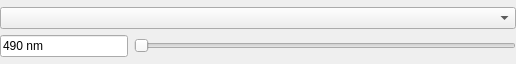
<?xml version="1.0" encoding="UTF-8"?>
<ui version="4.0">
 <class>Form</class>
 <widget class="QWidget" name="Form">
  <property name="geometry">
   <rect>
    <x>0</x>
    <y>0</y>
    <width>516</width>
    <height>64</height>
   </rect>
  </property>
  <property name="windowTitle">
   <string>Form</string>
  </property>
  <layout class="QVBoxLayout" name="verticalLayout">
   <property name="leftMargin">
    <number>0</number>
   </property>
   <property name="topMargin">
    <number>0</number>
   </property>
   <property name="rightMargin">
    <number>0</number>
   </property>
   <property name="bottomMargin">
    <number>0</number>
   </property>
   <item>
    <layout class="QVBoxLayout" name="mLayout">
     <item>
      <layout class="QHBoxLayout" name="horizontalLayout_14">
       <item>
        <widget class="QgsRasterBandComboBox" name="mBandNo"/>
       </item>
      </layout>
     </item>
     <item>
      <layout class="QHBoxLayout" name="horizontalLayout_4" stretch="1,3">
       <item>
        <widget class="QLineEdit" name="mWavelength">
         <property name="text">
          <string>490 nm</string>
         </property>
         <property name="readOnly">
          <bool>true</bool>
         </property>
        </widget>
       </item>
       <item>
        <widget class="QSlider" name="mSlider">
         <property name="minimum">
          <number>1</number>
         </property>
         <property name="orientation">
          <enum>Qt::Orientation::Horizontal</enum>
         </property>
        </widget>
       </item>
      </layout>
     </item>
    </layout>
   </item>
  </layout>
 </widget>
 <customwidgets>
  <customwidget>
   <class>QgsRasterBandComboBox</class>
   <extends>QComboBox</extends>
   <header>qgsrasterbandcombobox.h</header>
  </customwidget>
 </customwidgets>
 <resources/>
 <connections/>
</ui>
